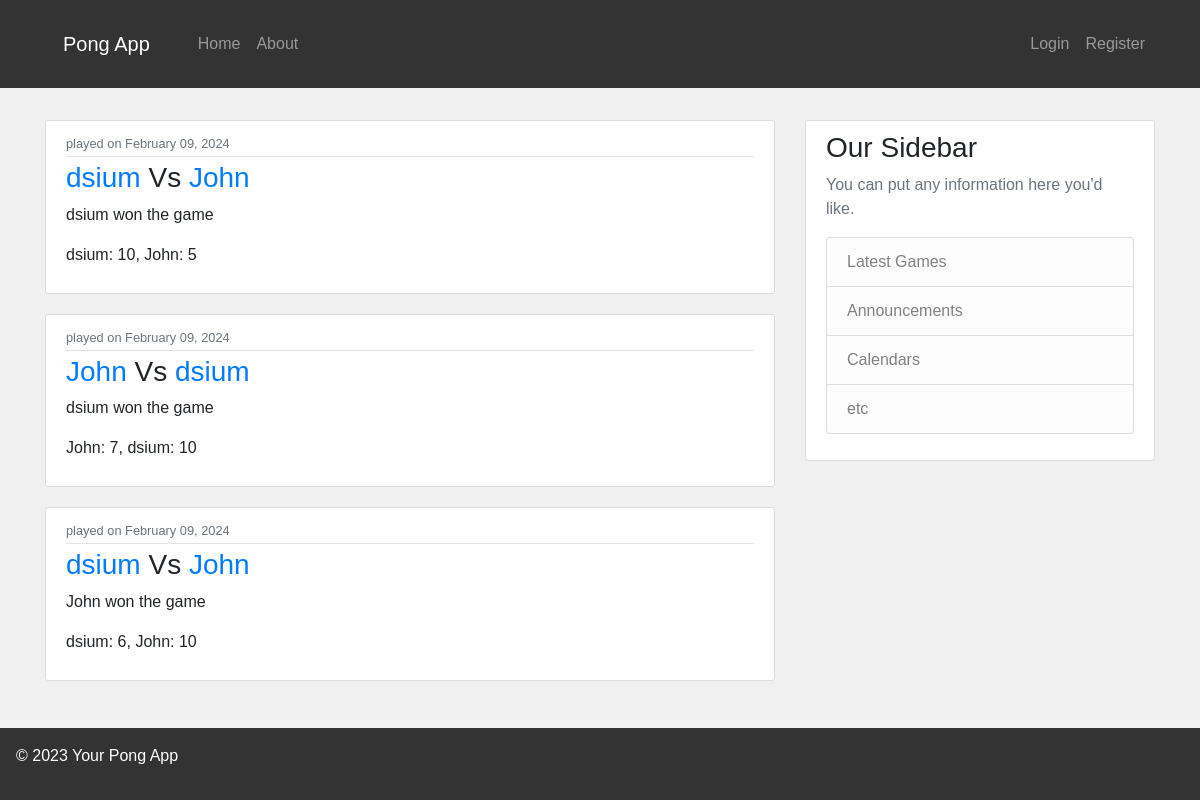
The page / on the database its author committed.
### pong/models.py (models this page shows, shortened)
class Game(models.Model):
    player1 = models.ForeignKey(User, on_delete=models.CASCADE, related_name='player1')
    player2 = models.ForeignKey(User, on_delete=models.CASCADE, related_name='player2')
    player1_score = models.IntegerField(default=0)
    player2_score = models.IntegerField(default=0)
    winner = models.ForeignKey(User, on_delete=models.CASCADE, related_name='winner', null=True)
    date = models.DateTimeField(auto_now_add=True)

### pong/views.py (the view)
# urls.py: 2. Add a URL to urlpatterns:  path('', views.home, name='home')
def home(request):
    context = {
        'games': Game.objects.all()
    }
    return render(request, 'pong/home.html', context)

### pong/templates/pong/home.html
{% extends 'pong/base.html' %}
{% block content %}
	{% for game in games %}
		<article class="media content-section">
			<div class="media-body">
					<div class="article-metadata">
						<small class="text-muted">played on {{game.date|date:"F d, Y"}}</small>
					</div>
				<h3><a class="article-title" href="#">{{ game.player1 }}</a> Vs <a class="article-title" href="#">{{ game.player2 }}</a></h3>
				<p class="article-content">{{ game.winner }} won the game</p>
				<p>{{ game.player1 }}: {{ game.player1_score }}, {{ game.player2 }}: {{ game.player2_score }}</p>
			</div>
		</article>
	{% endfor %}
{% endblock %}

### pong/templates/pong/base.html (shortened to what this page needs)
{%load static%}
<!DOCTYPE html>
<html lang="en">
	<head>
		<link rel="stylesheet" href="https://cdn.jsdelivr.net/npm/bootstrap@4.0.0/dist/css/bootstrap.min.css"
>
		<link rel="stylesheet" href="{%static 'pong/main.css' %}">
	</head>
	<body>
		<header>
			<nav class="navbar navbar-expand-lg navbar-dark">
				<div class="container">
					<a class="navbar-brand mr-4 nav-link" id="home" href="#">Pong App</a>
					<div class="collapse navbar-collapse" id="navbarNav">
						<div class="navbar-nav mr-auto">
							<a id="home" class="nav-item nav-link" href="#">Home</a>
							<a id="about" class="nav-item nav-link" href="#">About</a>
						</div>
						<div class="navbar-nav">
							{% if user.is_authenticated %}
								<a id="profile" class="nav-item nav-link" href="#">Profile</a>
								<a id="logout" class="nav-item nav-link" href="#">Logout</a>
							{% else %}
								<a id="req_login" class="nav-item nav-link" href="#">Login</a>
								<a id="req_register" class="nav-item nav-link" href="#">Register</a>
							{% endif %}
						</div>
					</div>
				</div>
			</nav>
		</header>
		<main role="main" class="container">
			<div class="row">
				<div class="col-md-8">
					<div id="content">
                        {% block content %}
                        {% endblock %}
					</div>
				</div>
			<div class="col-md-4">
				<div class="content-section">
				<h3>Our Sidebar</h3>
				<p class='text-muted'>You can put any information here you'd like.
					<ul class="list-group">
					<li class="list-group-item list-group-item-light">Latest Games</li>
					<li class="list-group-item list-group-item-light">Announcements</li>
					<li class="list-group-item list-group-item-light">Calendars</li>
					<li class="list-group-item list-group-item-light">etc</li>
					</ul>
				</p>
				</div>
			</div>
			</div>
		</main>
		<footer>
			<p>&copy; 2023 Your Pong App</p>
		</footer>
	</body>
</html>

### pong/static/pong/main.css (style rules this page uses)
body { font-family: Arial, sans-serif; background-color: #f0f0f0; margin: 0; padding: 0; }
header { background-color: #333; color: #fff; padding: 1em; }
main { padding: 2em; }
footer { background-color: #333; color: #fff; padding: 1em; position: fixed; bottom: 0; width: 100%; }
.article-content { text-align: left; }
.article-metadata { padding-bottom: 1px; margin-bottom: 4px; border-bottom: 1px solid #e3e3e3 }
.content-section { background: #ffffff; padding: 10px 20px; border: 1px solid #dddddd; border-radius: 3px; margin-bottom: 20px; }

### rows shown on the page
Game: date "February 09, 2024", player1 "dsium", player2 "John", winner "dsium", player1_score "10", player2_score "5"
Game: date "February 09, 2024", player1 "John", player2 "dsium", winner "dsium", player1_score "7", player2_score "10"
Game: date "February 09, 2024", player1 "dsium", player2 "John", winner "John", player1_score "6", player2_score "10"
